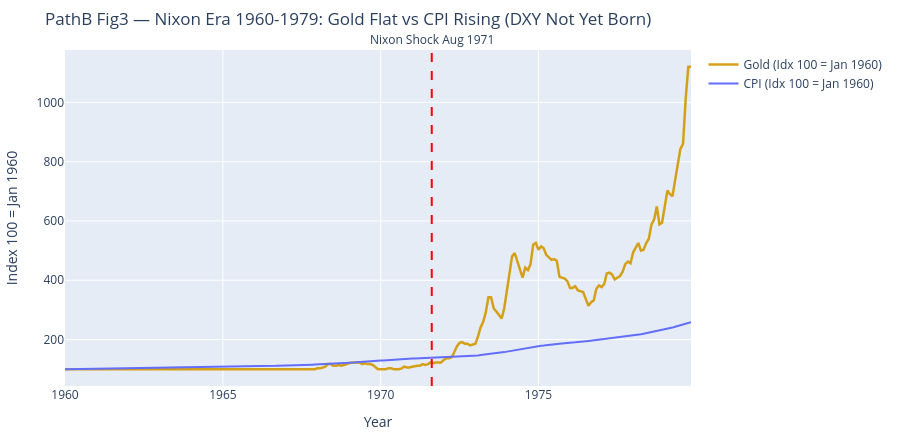

The notebook cell saved with this chart:
### Markdown cell above
#### Fig3 (4th Chart) — Nixon Period: Gold + CPI 1960-1979 (Large Separate Chart)
DXY didn't exist until Dec 1979, so this shows only Gold and CPI from the flat-price era (1960-1979). Gold flat at $35, CPI rose slowly. Nixon ended convertibility in Aug 1971 because dollars were printed for Vietnam and gold reserves drained.

### Code cell
# Fig3 — Nixon large separate chart: Gold + CPI 1960-1979 (no DXY)
# Use original gold and CPI (not merged) for 1960-1979
nixon_gold = gold[(gold['date'] >= '1960-01-01') & (gold['date'] < '1979-12-01')].copy()
nixon_cpi = cpi[(cpi['observation_date'] >= '1960-01-01') & (cpi['observation_date'] < '1979-12-01')].copy()
# Normalize both to 100 on Jan 1960 for fair comparison
base_gold_1960 = nixon_gold.iloc[0]['gold_price_usd']
base_cpi_1960 = nixon_cpi.iloc[0]['CPIAUCSL']
nixon_gold['idx'] = nixon_gold['gold_price_usd'] / base_gold_1960 * 100
nixon_cpi['idx'] = nixon_cpi['CPIAUCSL'] / base_cpi_1960 * 100
fig_nixon = go.Figure()
fig_nixon.add_trace(go.Scatter(x=nixon_gold['date'], y=nixon_gold['idx'], mode='lines', name='Gold (Idx 100 = Jan 1960)', line=dict(width=2.5, color='#d4a017')))
fig_nixon.add_trace(go.Scatter(x=nixon_cpi['observation_date'], y=nixon_cpi['idx'], mode='lines', name='CPI (Idx 100 = Jan 1960)', line=dict(width=2, color='#636efa')))
# Mark Nixon shock Aug 1971
fig_nixon.add_vline(x='1971-08-15', line_width=2, line_dash='dash', line_color='red', annotation_text='Nixon Shock Aug 1971', annotation_position='top')
fig_nixon.update_layout(title='PathB Fig3 — Nixon Era 1960-1979: Gold Flat vs CPI Rising (DXY Not Yet Born)', xaxis_title='Year', yaxis_title='Index 100 = Jan 1960', height=440, width=900, margin=dict(l=60,r=20,t=50,b=40))
fig_nixon.show()
print(f"Nixon base Jan 1960: Gold ${base_gold_1960:.0f}=100, CPI {base_cpi_1960:.1f}=100")
print("See: Gold flat at 100 until 1971, CPI climbs to ~260 by 1979. DXY not shown — started Dec 1979.")

### Figure 1 — Plotly figure (JSON) as saved in the notebook; plotly's stock layout.template omitted (floating-point values rounded to 4 significant figures; data arrays with more than 128 entries replaced by an {"elided": "..."} marker saying what was removed)
{"data": [{"line": {"color": "#d4a017", "width": 2.5}, "mode": "lines", "name": "Gold (Idx 100 = Jan 1960)", "type": "scatter", "x": {"elided": "239 str values"}, "y": {"elided": "239 float values"}}, {"line": {"color": "#636efa", "width": 2}, "mode": "lines", "name": "CPI (Idx 100 = Jan 1960)", "type": "scatter", "x": {"elided": "239 str values"}, "y": {"elided": "239 float values"}}], "layout": {"annotations": [{"showarrow": false, "text": "Nixon Shock Aug 1971", "x": "1971-08-15", "xanchor": "center", "xref": "x", "y": 1, "yanchor": "bottom", "yref": "y domain"}], "height": 440, "margin": {"b": 40, "l": 60, "r": 20, "t": 50}, "shapes": [{"line": {"color": "red", "dash": "dash", "width": 2}, "type": "line", "x0": "1971-08-15", "x1": "1971-08-15", "xref": "x", "y0": 0, "y1": 1, "yref": "y domain"}], "title": {"text": "PathB Fig3 — Nixon Era 1960-1979: Gold Flat vs CPI Rising (DXY Not Yet Born)"}, "width": 900, "xaxis": {"title": {"text": "Year"}}, "yaxis": {"title": {"text": "Index 100 = Jan 1960"}}}}
